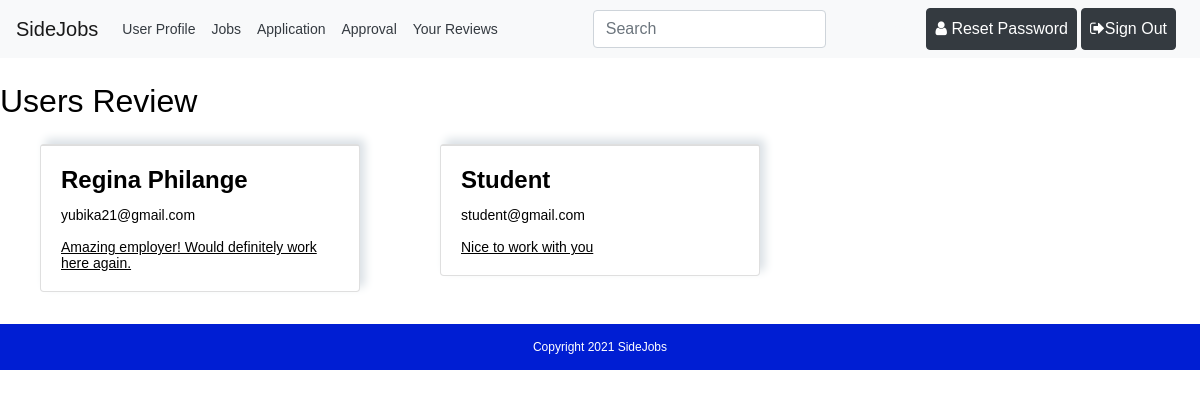
Page /templates/displayreview.php (signed in) on the committed database.
### tables this page shows
CREATE TABLE `reviews` (
  `reviewID` int(11) NOT NULL,
  `userID` int(11) NOT NULL,
  `reviewer_email` varchar(50) NOT NULL,
  `review` text NOT NULL,
  `reviewer_name` varchar(50) NOT NULL
);

### templates/displayreview.php (the view, shortened to what this page needs)
<?php
$path = $_SERVER['DOCUMENT_ROOT'];
$path .= "/sidejob/";
require_once($path . 'connect.php');
$user_id = ($_SESSION['userID']);
$ReadSql = "SELECT * FROM reviews WHERE userID = $user_id";
$res = mysqli_query($connection, $ReadSql);
?>
<?php require($path . 'templates/header.php') ?>
	<div class="container-fluid my-4">
		<div class="row my-2">
			<h2>Users Review</h2>
		</div>
    <div class="row main-section">
        <?php
  		$num_of_rows = mysqli_num_rows($res);
  		if ($num_of_rows > 0) {
  		    while($num_of_rows > 0) {
  		    	$num_of_rows--;
  		    	$r = mysqli_fetch_assoc($res);
  					?>
  					<div class="col-md-4 col-sm-6 my-2">
  						<div class="card m-auto job" style="width: 20rem;">
  							<div class="card-body">
  								<h4 class="card-title"><?php echo $r['reviewer_name']; ?></h4>
  								<p class="card-text"><?php echo $r['reviewer_email']; ?></p>
  								<p class="card-text company"><?php echo $r['review']; ?></p>
  							</div>
  						</div>
  					</div>
  					<?php
  		    }
  		} else {
  		    echo '<div class="container">No Reviews Available</div>';
  		}
  	?>
  	</div>
<?php require($path . 'templates/footer.php') ?>

### css/style.css (style rules this page uses)
* { color: black; }
html, body { height: 100%; }
.job { box-shadow: 5px -5px 10px 0px #dae0e5; }
.card-body { border-top: 1px solid #ddd; }
.card-title, .salary { font-weight: 600; font-size: 1.5rem; }
.company { text-decoration: underline; }

### templates/header.php (style rules this page uses)
body { font: 14px sans-serif; }

### rows in the picture
reviews: reviewer_name "Regina Philange", reviewer_email "yubika21@gmail.com", review "Amazing employer! Would definitely work here again."
reviews: reviewer_name "Student", reviewer_email "student@gmail.com", review "Nice to work with you"
